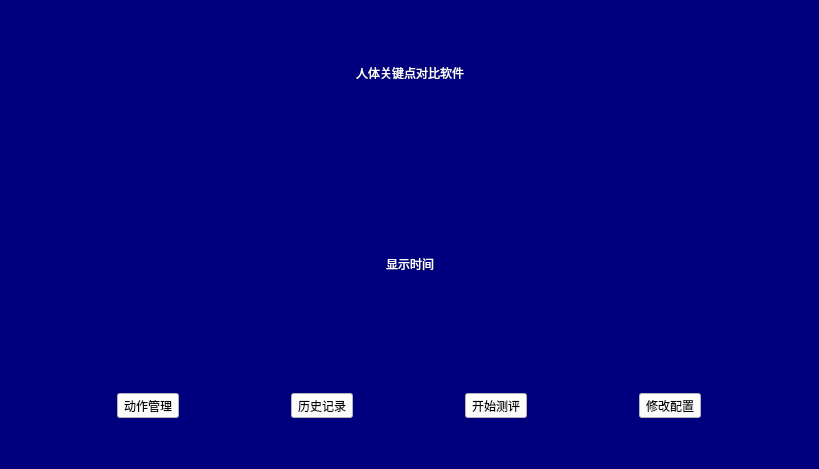
<?xml version="1.0" encoding="UTF-8"?>
<ui version="4.0">
 <class>Form_main</class>
 <widget class="QWidget" name="Form_main">
  <property name="geometry">
   <rect>
    <x>0</x>
    <y>0</y>
    <width>819</width>
    <height>469</height>
   </rect>
  </property>
  <property name="windowTitle">
   <string>Form</string>
  </property>
  <property name="styleSheet">
   <string notr="true">background-color: rgb(0, 0, 127);</string>
  </property>
  <layout class="QVBoxLayout" name="verticalLayout_2">
   <item>
    <layout class="QVBoxLayout" name="verticalLayout" stretch="1,2,3,0">
     <item>
      <layout class="QHBoxLayout" name="horizontalLayout">
       <item>
        <spacer name="horizontalSpacer">
         <property name="orientation">
          <enum>Qt::Horizontal</enum>
         </property>
         <property name="sizeHint" stdset="0">
          <size>
           <width>40</width>
           <height>20</height>
          </size>
         </property>
        </spacer>
       </item>
       <item>
        <widget class="QLabel" name="label_2">
         <property name="styleSheet">
          <string notr="true">font: 20pt &quot;Agency FB&quot;;
color: rgb(255, 255, 255);

</string>
         </property>
         <property name="text">
          <string>人体关键点对比软件</string>
         </property>
         <property name="alignment">
          <set>Qt::AlignCenter</set>
         </property>
        </widget>
       </item>
       <item>
        <spacer name="horizontalSpacer_2">
         <property name="orientation">
          <enum>Qt::Horizontal</enum>
         </property>
         <property name="sizeHint" stdset="0">
          <size>
           <width>40</width>
           <height>20</height>
          </size>
         </property>
        </spacer>
       </item>
      </layout>
     </item>
     <item>
      <layout class="QHBoxLayout" name="horizontalLayout_2">
       <item>
        <spacer name="horizontalSpacer_3">
         <property name="orientation">
          <enum>Qt::Horizontal</enum>
         </property>
         <property name="sizeHint" stdset="0">
          <size>
           <width>40</width>
           <height>20</height>
          </size>
         </property>
        </spacer>
       </item>
       <item>
        <widget class="QLabel" name="label_time">
         <property name="enabled">
          <bool>true</bool>
         </property>
         <property name="styleSheet">
          <string notr="true">color: rgb(255, 255, 255);
font: 26pt &quot;Agency FB&quot;;

</string>
         </property>
         <property name="text">
          <string>显示时间</string>
         </property>
         <property name="alignment">
          <set>Qt::AlignCenter</set>
         </property>
        </widget>
       </item>
       <item>
        <spacer name="horizontalSpacer_4">
         <property name="orientation">
          <enum>Qt::Horizontal</enum>
         </property>
         <property name="sizeHint" stdset="0">
          <size>
           <width>40</width>
           <height>20</height>
          </size>
         </property>
        </spacer>
       </item>
      </layout>
     </item>
     <item>
      <layout class="QHBoxLayout" name="horizontalLayout_3">
       <item>
        <widget class="QToolButton" name="toolButton_action">
         <property name="styleSheet">
          <string notr="true">background-color: rgb(255, 255, 255);
font: 20pt &quot;Agency FB&quot;;</string>
         </property>
         <property name="text">
          <string>动作管理</string>
         </property>
        </widget>
       </item>
       <item>
        <widget class="QToolButton" name="toolButton_history">
         <property name="styleSheet">
          <string notr="true">background-color: rgb(255, 255, 255);
font: 20pt &quot;Agency FB&quot;;</string>
         </property>
         <property name="text">
          <string>历史记录</string>
         </property>
        </widget>
       </item>
       <item>
        <widget class="QToolButton" name="toolButton_starttest">
         <property name="styleSheet">
          <string notr="true">background-color: rgb(255, 255, 255);
font: 20pt &quot;Agency FB&quot;;</string>
         </property>
         <property name="text">
          <string>开始测评</string>
         </property>
        </widget>
       </item>
       <item>
        <widget class="QToolButton" name="toolButton_config">
         <property name="styleSheet">
          <string notr="true">background-color: rgb(255, 255, 255);
font: 20pt &quot;Agency FB&quot;;</string>
         </property>
         <property name="text">
          <string>修改配置</string>
         </property>
        </widget>
       </item>
      </layout>
     </item>
     <item>
      <spacer name="verticalSpacer">
       <property name="orientation">
        <enum>Qt::Vertical</enum>
       </property>
       <property name="sizeHint" stdset="0">
        <size>
         <width>20</width>
         <height>40</height>
        </size>
       </property>
      </spacer>
     </item>
    </layout>
   </item>
  </layout>
 </widget>
 <resources/>
 <connections/>
</ui>
